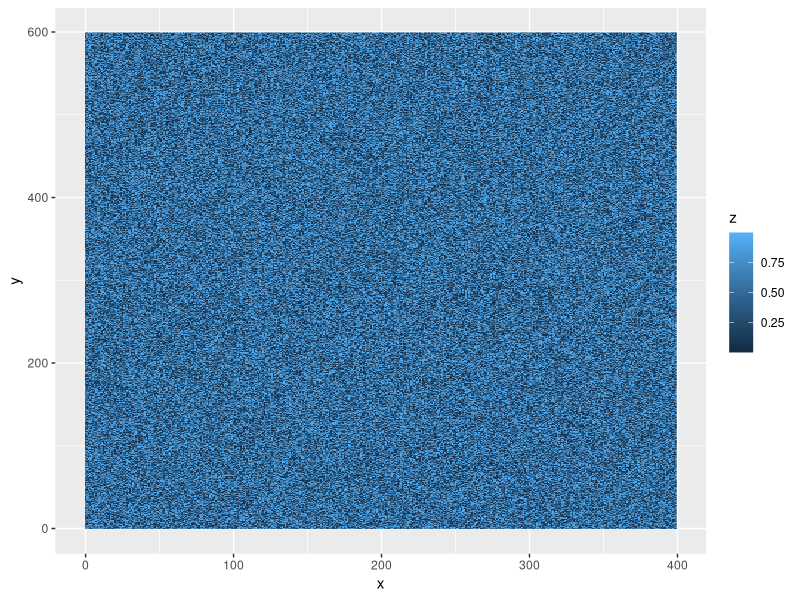
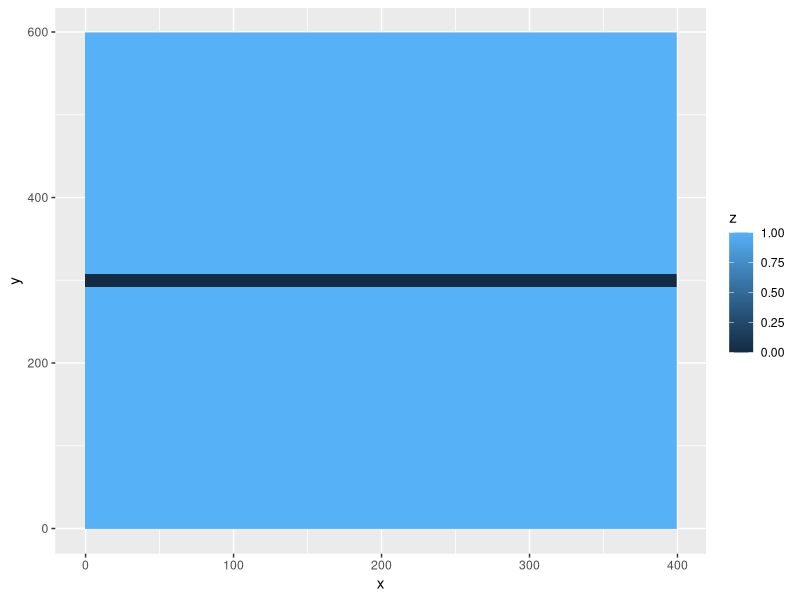
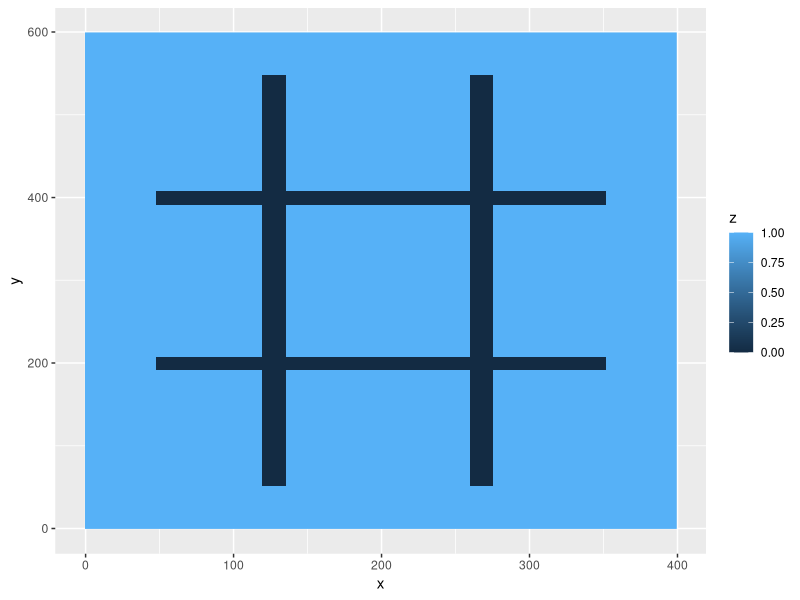
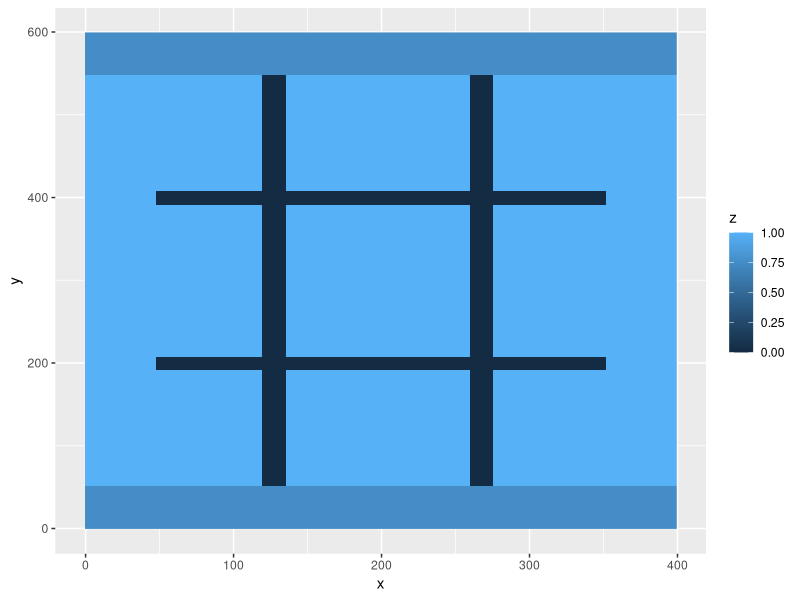
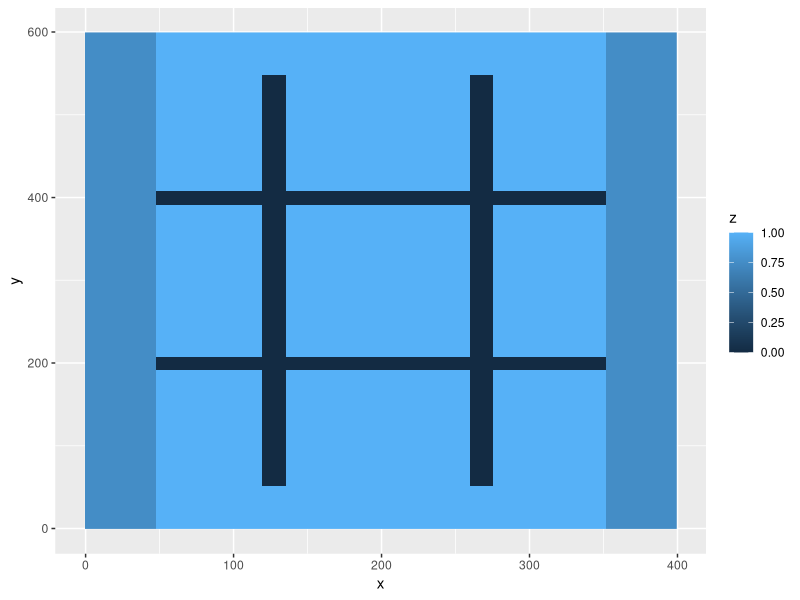
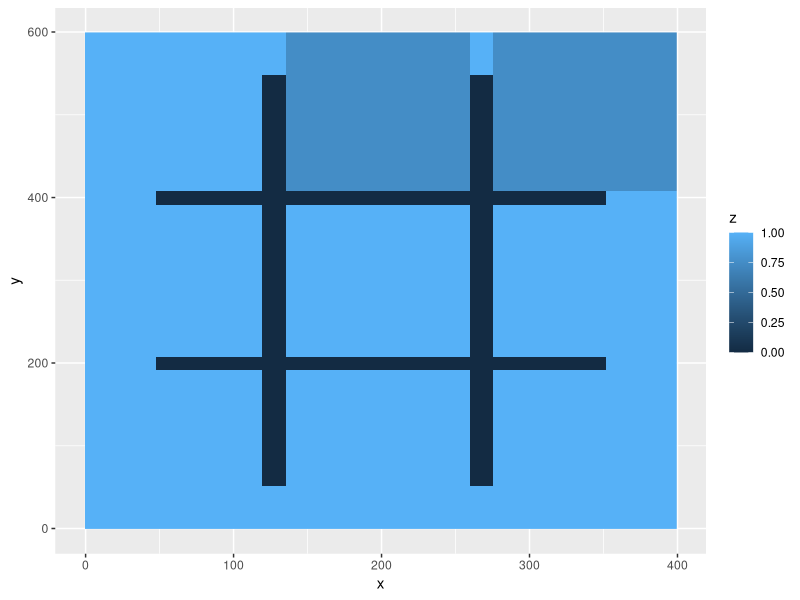
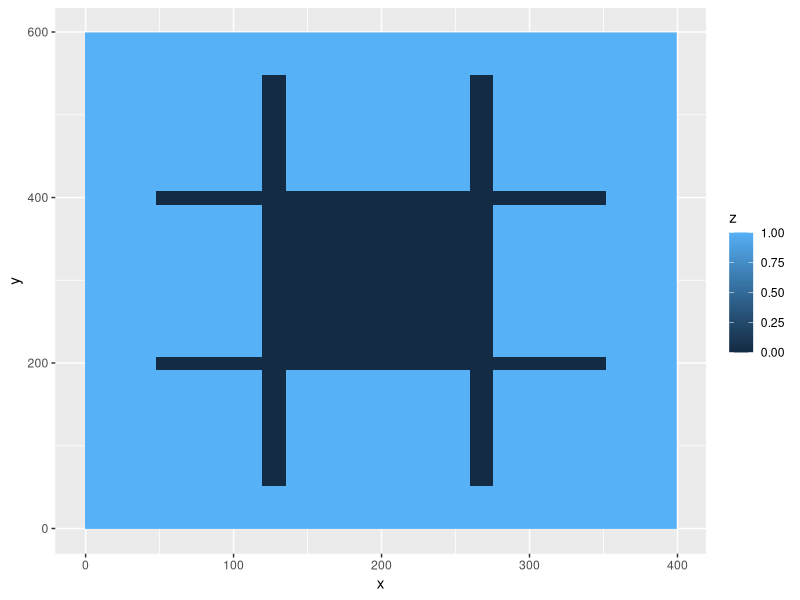

These figures' R source, in order: (Note: this script raises an error after producing the figures.)
## ---- chunk 1
install.packages("tidyverse")
library(ggplot2)
## ---- chunk 2
df <- expand.grid(x = 0:399, y = 0:599)
df$z <- runif(nrow(df))
ggplot(df, aes(x, y, fill = z)) + geom_raster()
## ---- chunk 3
df <- expand.grid(x = 0:399, y = 0:599)
df$z <- 1
# using test input {“0 292 399 307”}
df$z[df$x >= 0 & df$x <= 399 & df$y >= 292 & df$y <= 307] <- 0
ggplot(df, aes(x, y, fill = z)) + geom_raster()
## ---- chunk 4
#area of top
(599-307) * 400
#area of bottom
(292-0) * 400
## ---- chunk 5
setBarren <- function(df, barren_lands, val=0){
  for (bString in barren_lands){
    b <- unlist(strsplit(bString,"[ ]")) #split on spaces
    b <- as.numeric(b)                   #convert string to numbers
    df$z[df$x >= b[1] & df$x <= b[3] & df$y >= b[2] & df$y <= b[4]] <- val
  }
  return(df)
}

# reset our grid
df <- expand.grid(x = 0:399, y = 0:599)
df$z <- 1
df <- setBarren(df, c("48 192 351 207", "48 392 351 407", "120 52 135 547", "260 52 275 547"))
ggplot(df, aes(x, y, fill = z)) + geom_raster()
## ---- chunk 6
df2 <- df
df2 <- setBarren(df2, c("0 0 399 51", "0 548 399 599"), .75)
ggplot(df2, aes(x, y, fill = z)) + geom_raster()
## ---- chunk 7
df2 <- df
df2 <- setBarren(df2, c("0 0 47 599", "352 0 399 599"), .75)
ggplot(df2, aes(x, y, fill = z)) + geom_raster()
## ---- chunk 8
df2 <- df
df2 <- setBarren(df2, c("136 408 259 599", "276 408 399 599"), .75)
ggplot(df2, aes(x, y, fill = z)) + geom_raster()
## ---- chunk 9
df2 <- df
df2 <- setBarren(df2, c("136 207 259 392"))
ggplot(df2, aes(x, y, fill = z)) + geom_raster()
## ---- chunk 10
nrow(df2[df2$z==1,])
## ---- chunk 11
#source("https://bioconductor.org/biocLite.R")
#biocLite("EBImage")
#library("EBImage")
#floodFill(df2, c(0,0), .5)
#df3 <- floodFill(data.matrix(df2), c(1,1), .5)
#ggplot(as.data.frame(df3), aes(x, y, fill = z)) + geom_raster()
## ---- chunk 12
# z=0 is barren land
# z=1 is fertile land
# z=.75 is marked fertile land that we are currently counting
dfFlood <- df
floodFill <- function(xCord, yCord) {
  zVal <- dfFlood[dfFlood$x==xCord & dfFlood$y==yCord,]$z
  if (is.na(zVal) | zVal == .75 | zVal == 0) { return() }
  if (zVal == 1) {
    dfFlood[dfFlood$x==xCord & dfFlood$y==yCord,]$z <<- .75
    # left
    if (xCord > 0) { floodFill(xCord-1, yCord) }   #left
    if (xCord < 399) { floodFill(xCord+1, yCord) } #right
    if (yCord < 599) { floodFill(xCord, yCord+1) } #up
    if (yCord > 0) { floodFill(xCord, yCord-1) }   #down
  }
}

floodFill(0,0)
ggplot(dfFlood, aes(x, y, fill = z)) + geom_raster()

## ---- chunk 13
100 * nrow(dfFlood[dfFlood$z==.75,]) / 240000
## ---- chunk 14
dfFlood <- df
Q <- data.frame()

# z=0 is barren land
# z=1 is fertile land
# z=.75 is marked fertile land that we are currently counting
floodFill <- function(xCord, yCord) {
  #paste("flood", xCord, yCord)
  zVal <- dfFlood[dfFlood$x==xCord & dfFlood$y==yCord,]$z
  if (is.na(zVal) | zVal == .75 | zVal == 0) { 
    return()
  } else { 
    dfFlood[dfFlood$x==xCord & dfFlood$y==yCord,]$z <<- .75
    if (xCord > 0) { Q <<- rbind(Q,c(x=xCord-1, y=yCord)) }   #left
    if (xCord < 399) { Q <<- rbind(Q,c(x=xCord+1, y=yCord)) } #right
    if (yCord < 599) { Q <<- rbind(Q,c(x=xCord, y=yCord+1)) } #up
    if (yCord > 0) { Q <<- rbind(Q,c(x=xCord, y=yCord-1)) }   #down
  }
}
## ---- chunk 15
# add the origin to the queue to get us started
# technically this _sets_ the origin, and adds the two adjacent (up and right) to the queue
floodFill(0,0) 

# process the queue
while ( nrow(Q) > 0 ) {
  floodFill(Q[1,]$X1, Q[1,]$X0) #set and add neighbors to queue
  Q <<- Q[-1,]                  #remove row 1
}

ggplot(dfFlood, aes(x, y, fill = z)) + geom_raster()
## ---- chunk 16
nrow(dfFlood[dfFlood$z==.75,])
